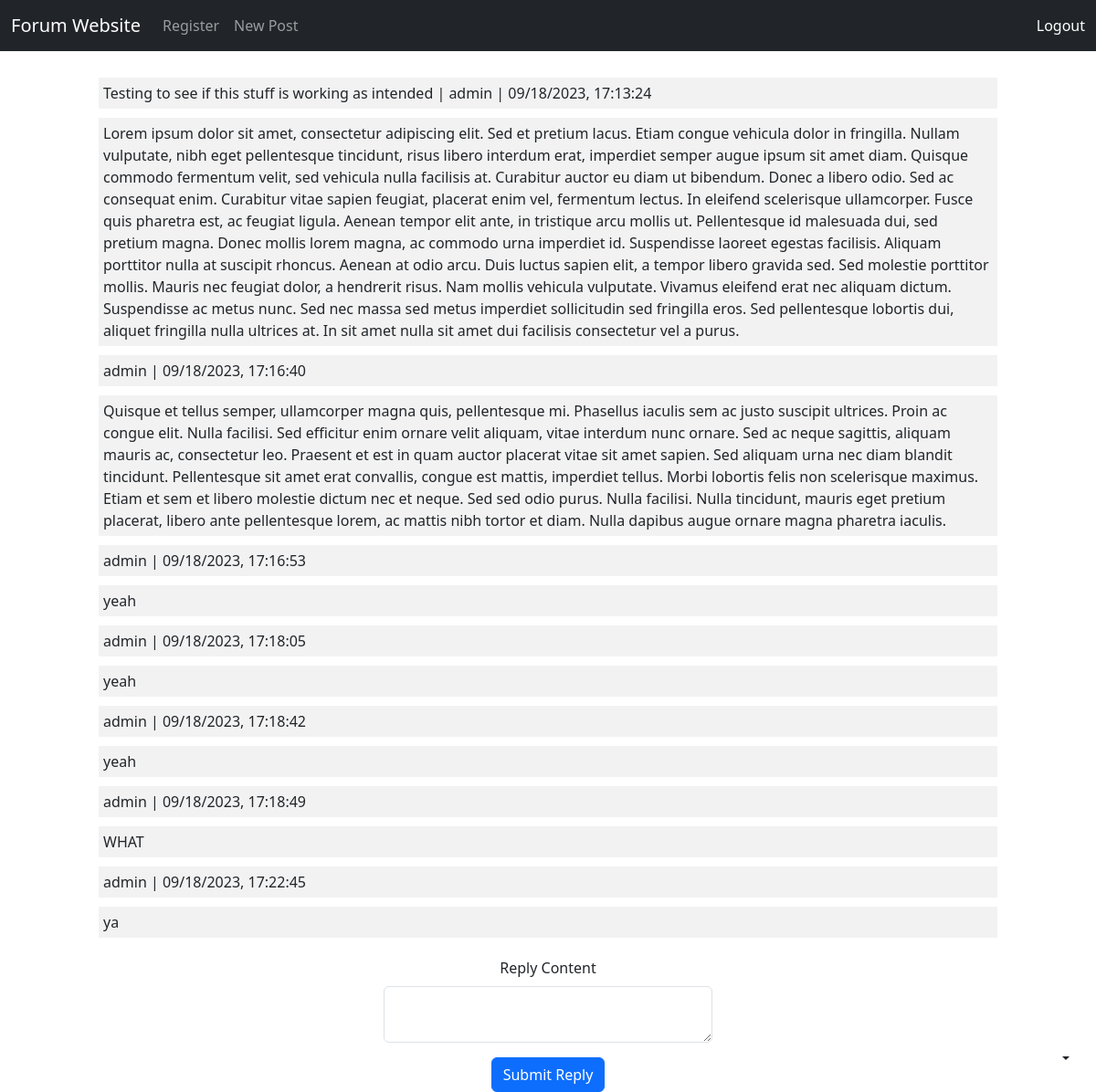
The app's page /show_post/2 (signed in) with its own data.
### main.py (models this page shows)
class Post(UserMixin, db.Model):
    __tablename__ = "posts"
    post_id = db.Column(db.Integer, primary_key=True)
    title = db.Column(db.String(50), nullable=False)
    body = db.Column(db.String(1000), nullable=False)
    date = db.Column(db.String(50), nullable=False)
    reply_count = db.Column(db.Integer, nullable=False)
    last_reply = db.Column(db.String(50), nullable=False)
    author_id = db.Column(db.String(30), db.ForeignKey('users.username'), nullable=False)

class Reply(UserMixin, db.Model):
    __tablename__ = "replies"
    reply_id = db.Column(db.Integer, primary_key=True)
    body = db.Column(db.String(1000), nullable=False)
    date = db.Column(db.String(50), nullable=False)
    author_id = db.Column(db.String(30), db.ForeignKey('users.username'), nullable=False)
    post_id = db.Column(db.Integer, db.ForeignKey('posts.post_id'), nullable=False)

### main.py (the view, shortened to what this page needs)
@app.route("/show_post/<int:post_id>", methods=["GET", "POST"])
def show_post(post_id):
    page_title = f"Post {post_id}"
    form = CreatePostReplyForm()
    post = db.get_or_404(Post, post_id)
    all_replies = db.session.execute(db.select(Reply).where(Reply.post_id == post_id)).scalars().all()
    return render_template("show_post.html", page_title=page_title, post=post, replies=all_replies, form=form, current_user=current_user)

### forms.py
class CreatePostReplyForm(FlaskForm):
    body = CKEditorField("Reply Content", validators=[DataRequired()])
    submit = SubmitField("Submit Reply")

### main.py (called while the page is built)
@login_manager.user_loader
def load_user(user_id):
    return db.get_or_404(User, user_id)

### templates/show_post.html
{% from "bootstrap5/form.html" import render_form %}
{% include "header.html" %}
<div id="main-content">
    <div class="row mb-3">
    <div class="col-md-12 themed-grid-col index-style">{{ post.title }} | {{ post.author_id }} | {{ post.date }}</div>
    <div class="col-md-12 themed-grid-col index-style">{{ post.body }}</div>
    {% for reply in replies %}
        <div class="col-md-12 themed-grid-col index-style">{{ reply.author_id }} | {{ reply.date }}</div>
        <div class="col-md-12 themed-grid-col index-style">{{ reply.body }}</div>
    {% endfor %}
    </div>
</div>
<div id="form-content">
    {% if current_user.is_authenticated %}
    {{ render_form(form, novalidate=True, button_map={"submit": "primary"}) }}
    {% endif %}
</div>
</body>
</html>

### static/css/style.css (style rules this page uses)
div#main-content { width: 80%; margin: 0 auto; }
div#form-content { width: 30%; min-width: 300px; margin: 0 auto; text-align: center; }
div.index-style { background-color: #f2f2f2; padding: 5px; margin: 5px 0; }

### records on screen
Post: title "Testing to see if this stuff is working as intended", author_id "admin", date "09/18/2023, 17:13:24", body "Lorem ipsum dolor sit amet, consectetur adipiscing elit. Sed et pretium lacus. Etiam congue vehicula dolor in fringilla. Nullam vulputate, nibh eget pellentesque tincidunt, risus libero interdum erat, imperdiet semper augue ipsum sit amet diam. Quisque commodo fermentum velit, sed vehicula nulla facilisis at. Curabitur auctor eu diam ut bibendum. Donec a libero odio. Sed ac consequat enim. Curabitur vitae sapien feugiat, placerat enim vel, fermentum lectus. In eleifend scelerisque ullamcorper. Fusce quis pharetra est, ac feugiat ligula. Aenean tempor elit ante, in tristique arcu mollis ut. Pellentesque id malesuada dui, sed pretium magna. Donec mollis lorem magna, ac commodo urna imperdiet…"
Reply: author_id "admin", date "09/18/2023, 17:16:40", body "Quisque et tellus semper, ullamcorper magna quis, pellentesque mi. Phasellus iaculis sem ac justo suscipit ultrices. Proin ac congue elit. Nulla facilisi. Sed efficitur enim ornare velit aliquam, vitae interdum nunc ornare. Sed ac neque sagittis, aliquam mauris ac, consectetur leo. Praesent et est in quam auctor placerat vitae sit amet sapien. Sed aliquam urna nec diam blandit tincidunt. Pellentesque sit amet erat convallis, congue est mattis, imperdiet tellus. Morbi lobortis felis non scelerisque maximus. Etiam et sem et libero molestie dictum nec et neque. Sed sed odio purus. Nulla facilisi. Nulla tincidunt, mauris eget pretium placerat, libero ante pellentesque lorem, ac mattis nibh…"
Reply: author_id "admin", date "09/18/2023, 17:16:53", body "yeah"
Reply: author_id "admin", date "09/18/2023, 17:18:05", body "yeah"
Reply: author_id "admin", date "09/18/2023, 17:18:42", body "yeah"
Reply: author_id "admin", date "09/18/2023, 17:18:49", body "WHAT"
Reply: author_id "admin", date "09/18/2023, 17:22:45", body "ya"
